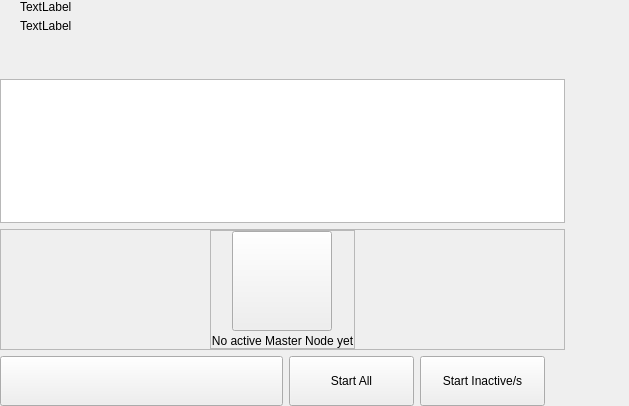
<?xml version="1.0" encoding="UTF-8"?>
<ui version="4.0">
 <class>MasterNodesWidget</class>
 <widget class="QWidget" name="MasterNodesWidget">
  <property name="geometry">
   <rect>
    <x>0</x>
    <y>0</y>
    <width>629</width>
    <height>406</height>
   </rect>
  </property>
  <property name="windowTitle">
   <string>Form</string>
  </property>
  <layout class="QHBoxLayout" name="horizontalLayout_2" stretch="2,1">
   <property name="spacing">
    <number>0</number>
   </property>
   <property name="leftMargin">
    <number>0</number>
   </property>
   <property name="topMargin">
    <number>0</number>
   </property>
   <property name="rightMargin">
    <number>0</number>
   </property>
   <property name="bottomMargin">
    <number>0</number>
   </property>
   <item>
    <widget class="QWidget" name="left" native="true">
     <layout class="QVBoxLayout" name="verticalLayout_3">
      <property name="leftMargin">
       <number>0</number>
      </property>
      <property name="topMargin">
       <number>0</number>
      </property>
      <property name="rightMargin">
       <number>0</number>
      </property>
      <property name="bottomMargin">
       <number>0</number>
      </property>
      <item>
       <layout class="QVBoxLayout" name="verticalLayout_2">
        <property name="spacing">
         <number>6</number>
        </property>
        <item>
         <layout class="QHBoxLayout" name="horizontalLayout_3">
          <property name="spacing">
           <number>0</number>
          </property>
          <property name="leftMargin">
           <number>20</number>
          </property>
          <item>
           <layout class="QVBoxLayout" name="verticalLayout_8">
            <property name="spacing">
             <number>5</number>
            </property>
            <item>
             <widget class="QLabel" name="labelTitle">
              <property name="text">
               <string>TextLabel</string>
              </property>
             </widget>
            </item>
            <item alignment="Qt::AlignTop">
             <widget class="QLabel" name="labelSubtitle1">
              <property name="text">
               <string>TextLabel</string>
              </property>
             </widget>
            </item>
           </layout>
          </item>
          <item>
           <spacer name="horizontalSpacer">
            <property name="orientation">
             <enum>Qt::Horizontal</enum>
            </property>
            <property name="sizeHint" stdset="0">
             <size>
              <width>40</width>
              <height>20</height>
             </size>
            </property>
           </spacer>
          </item>
         </layout>
        </item>
        <item>
         <spacer name="verticalSpacer_2">
          <property name="orientation">
           <enum>Qt::Vertical</enum>
          </property>
          <property name="sizeType">
           <enum>QSizePolicy::Fixed</enum>
          </property>
          <property name="sizeHint" stdset="0">
           <size>
            <width>20</width>
            <height>40</height>
           </size>
          </property>
         </spacer>
        </item>
        <item>
         <layout class="QVBoxLayout" name="verticalLayout_6"/>
        </item>
        <item>
         <widget class="QListView" name="listMn">
          <property name="mouseTracking">
           <bool>true</bool>
          </property>
         </widget>
        </item>
        <item>
         <widget class="QFrame" name="emptyContainer">
          <property name="minimumSize">
           <size>
            <width>0</width>
            <height>100</height>
           </size>
          </property>
          <property name="frameShape">
           <enum>QFrame::StyledPanel</enum>
          </property>
          <property name="frameShadow">
           <enum>QFrame::Raised</enum>
          </property>
          <layout class="QVBoxLayout" name="verticalLayout_7" stretch="1,8">
           <property name="spacing">
            <number>0</number>
           </property>
           <property name="leftMargin">
            <number>0</number>
           </property>
           <property name="topMargin">
            <number>0</number>
           </property>
           <property name="rightMargin">
            <number>0</number>
           </property>
           <property name="bottomMargin">
            <number>0</number>
           </property>
           <item>
            <spacer name="verticalSpacer">
             <property name="orientation">
              <enum>Qt::Vertical</enum>
             </property>
             <property name="sizeHint" stdset="0">
              <size>
               <width>20</width>
               <height>20</height>
              </size>
             </property>
            </spacer>
           </item>
           <item alignment="Qt::AlignHCenter|Qt::AlignVCenter">
            <widget class="QFrame" name="emptyScreen">
             <property name="sizePolicy">
              <sizepolicy hsizetype="Expanding" vsizetype="Expanding">
               <horstretch>0</horstretch>
               <verstretch>0</verstretch>
              </sizepolicy>
             </property>
             <property name="frameShape">
              <enum>QFrame::StyledPanel</enum>
             </property>
             <property name="frameShadow">
              <enum>QFrame::Raised</enum>
             </property>
             <layout class="QVBoxLayout" name="verticalLayout">
              <property name="spacing">
               <number>30</number>
              </property>
              <property name="leftMargin">
               <number>0</number>
              </property>
              <property name="topMargin">
               <number>0</number>
              </property>
              <property name="rightMargin">
               <number>0</number>
              </property>
              <property name="bottomMargin">
               <number>0</number>
              </property>
              <item alignment="Qt::AlignHCenter|Qt::AlignVCenter">
               <widget class="QPushButton" name="pushImgEmpty">
                <property name="minimumSize">
                 <size>
                  <width>100</width>
                  <height>100</height>
                 </size>
                </property>
                <property name="maximumSize">
                 <size>
                  <width>100</width>
                  <height>100</height>
                 </size>
                </property>
                <property name="focusPolicy">
                 <enum>Qt::NoFocus</enum>
                </property>
                <property name="text">
                 <string/>
                </property>
                <property name="iconSize">
                 <size>
                  <width>100</width>
                  <height>100</height>
                 </size>
                </property>
               </widget>
              </item>
              <item alignment="Qt::AlignHCenter|Qt::AlignVCenter">
               <widget class="QLabel" name="labelEmpty">
                <property name="styleSheet">
                 <string notr="true"/>
                </property>
                <property name="text">
                 <string>No active Master Node yet</string>
                </property>
                <property name="alignment">
                 <set>Qt::AlignCenter</set>
                </property>
               </widget>
              </item>
             </layout>
            </widget>
           </item>
          </layout>
         </widget>
        </item>
        <item>
         <layout class="QHBoxLayout" name="horizontalLayout_7">
          <property name="rightMargin">
           <number>20</number>
          </property>
          <item>
           <spacer name="horizontalSpacer_5">
            <property name="orientation">
             <enum>Qt::Horizontal</enum>
            </property>
            <property name="sizeType">
             <enum>QSizePolicy::Expanding</enum>
            </property>
            <property name="sizeHint" stdset="0">
             <size>
              <width>40</width>
              <height>20</height>
             </size>
            </property>
           </spacer>
          </item>
          <item>
           <widget class="QPushButton" name="pushButtonSave">
            <property name="minimumSize">
             <size>
              <width>283</width>
              <height>50</height>
             </size>
            </property>
            <property name="maximumSize">
             <size>
              <width>283</width>
              <height>50</height>
             </size>
            </property>
            <property name="focusPolicy">
             <enum>Qt::NoFocus</enum>
            </property>
            <property name="text">
             <string/>
            </property>
           </widget>
          </item>
           <item>
             <widget class="QPushButton" name="pushButtonStartAll">
               <property name="minimumSize">
                 <size>
                   <width>125</width>
                   <height>50</height>
                 </size>
               </property>
               <property name="text">
                 <string>Start All</string>
               </property>
             </widget>
           </item>
           <item>
             <widget class="QPushButton" name="pushButtonStartMissing">
               <property name="minimumSize">
                 <size>
                   <width>125</width>
                   <height>50</height>
                 </size>
               </property>
               <property name="text">
                 <string>Start Inactive/s</string>
               </property>
             </widget>
           </item>
         </layout>
        </item>
       </layout>
      </item>
     </layout>
    </widget>
   </item>
   <item>
    <widget class="QWidget" name="right" native="true">
     <layout class="QVBoxLayout" name="verticalLayout_5">
      <property name="leftMargin">
       <number>0</number>
      </property>
      <property name="topMargin">
       <number>0</number>
      </property>
      <property name="rightMargin">
       <number>0</number>
      </property>
      <property name="bottomMargin">
       <number>0</number>
      </property>
      <item>
       <layout class="QVBoxLayout" name="verticalLayout_4">
        <property name="spacing">
         <number>6</number>
        </property>
        <item>
         <widget class="OptionButton" name="btnAbout" native="true">
          <property name="minimumSize">
           <size>
            <width>0</width>
            <height>50</height>
           </size>
          </property>
         </widget>
        </item>
        <item>
         <widget class="OptionButton" name="btnAboutController" native="true">
          <property name="minimumSize">
           <size>
            <width>0</width>
            <height>50</height>
           </size>
          </property>
         </widget>
        </item>
        <item>
         <spacer name="verticalSpacer_5">
          <property name="orientation">
           <enum>Qt::Vertical</enum>
          </property>
          <property name="sizeHint" stdset="0">
           <size>
            <width>20</width>
            <height>40</height>
           </size>
          </property>
         </spacer>
        </item>
       </layout>
      </item>
     </layout>
    </widget>
   </item>
  </layout>
 </widget>
 <customwidgets>
  <customwidget>
   <class>OptionButton</class>
   <extends>QWidget</extends>
   <header>qt/QUISH/optionbutton.h</header>
   <container>1</container>
  </customwidget>
 </customwidgets>
 <resources/>
 <connections/>
</ui>
